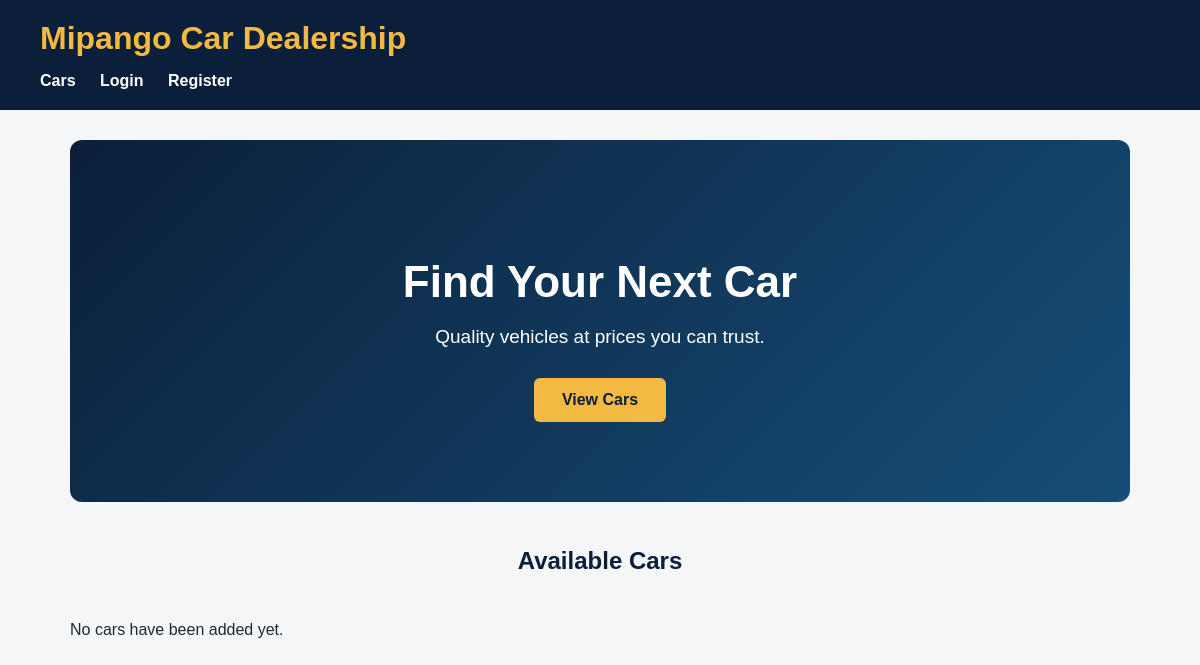
Before: / with the older database file.
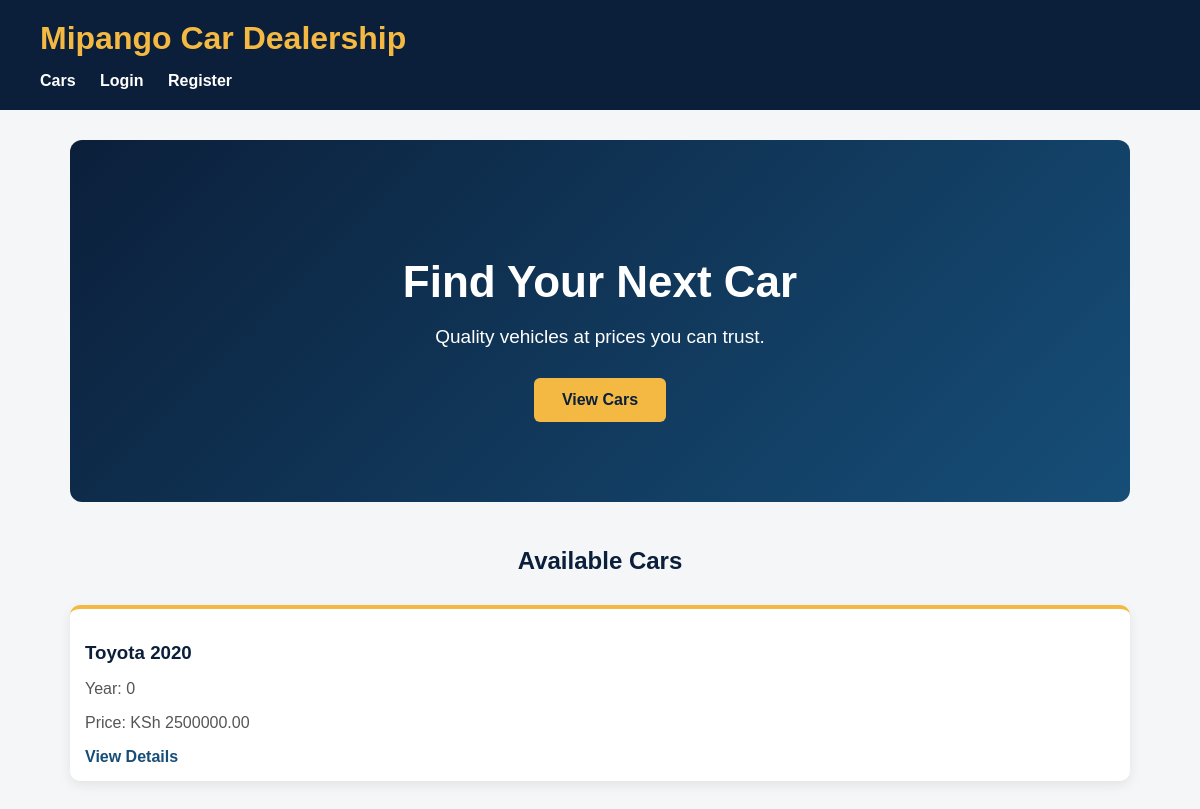
After: the same page with the newer database file.
### cars/models.py (models this page shows, shortened)
class Car(models.Model):
    brand = models.CharField(max_length=100)
    model = models.CharField(max_length=100)
    year = models.PositiveIntegerField()
    price = models.DecimalField(max_digits=12, decimal_places=2)
    description = models.TextField()
    image = models.ImageField(upload_to='cars/', blank=True, null=True)
    date_added = models.DateTimeField(auto_now_add=True)

### cars/views.py (the view)
# urls.py: path('', views.car_list, name='car_list'),
def car_list(request):
    cars = Car.objects.all()
    return render(request, 'cars/car_list.html', {'cars': cars})

### cars/templates/cars/car_list.html (shortened to what this page needs)
{% extends 'cars/base.html' %}
{% block content %}
<section class="hero">
    <h2>Find Your Next Car</h2>
    <p>Quality vehicles at prices you can trust.</p>
    <a href="#cars" class="button">View Cars</a>
</section>
<section class="cars-section" id="cars">
    <h2>Available Cars</h2>
    <div class="car-grid">
        {% for car in cars %}
            <div class="car-card">
                <h3>{{ car.brand }} {{ car.model }}</h3>
                <p>Year: {{ car.year }}</p>
                <p>Price: KSh {{ car.price }}</p>
                <a href="{% url 'car_detail' car.id %}">View Details</a>
            </div>
        {% empty %}
            <p>No cars have been added yet.</p>
        {% endfor %}
    </div>
</section>
{% endblock %}

### cars/templates/cars/base.html (shortened to what this page needs)
<!DOCTYPE html>
<html lang="en">
{% load static %}
<head>
    <link rel="stylesheet" type="text/css" href="{% static 'cars/css/styles.css' %}">
</head>
<body>
    <header>
        <h1>Mipango Car Dealership</h1>
        <nav>
            <a href="{% url 'car_list' %}">Cars</a>
            {% if user.is_authenticated %}
                <a href="{% url 'car_create' %}">Add Car</a>
                <span>Welcome, {{ user.username }}</span>
                <form method="post" action="{% url 'logout' %}" style="display: inline;">
                {% csrf_token %}
                <button type="submit" class="logout-button">Logout</button>
                </form>
                {%else%}
               <a href="{% url 'login' %}">Login</a>
               <a href="{% url 'register' %}">Register</a>
            {% endif %}
        </nav>
    </header>
    <main>
        {% block content %}
        {% endblock %}
    </main>
</body>
</html>

### cars/static/cars/css/styles.css (style rules this page uses)
* { box-sizing: border-box; }
body { margin: 0; font-family: Arial, sans-serif; background-color: #f4f6f8; color: #1f2937; }
header { background-color: #0b1f3a; color: white; padding: 20px 40px; }
header h1 { margin: 0 0 15px; color: #f4b942; }
nav a { color: white; text-decoration: none; margin-right: 20px; font-weight: bold; }
main { max-width: 1100px; margin: 0 auto; padding: 30px 20px; }
.hero { background: linear-gradient(135deg, #0b1f3a, #164e78); color: white; padding: 80px 30px; text-align: center; margin-bottom: 45px; border-radius: 12px; }
.hero h2 { font-size: 44px; margin-bottom: 15px; }
.hero p { font-size: 19px; margin-bottom: 30px; }
.button { display: inline-block; background-color: #f4b942; color: #0b1f3a; padding: 13px 28px; text-decoration: none; font-weight: bold; border-radius: 6px; }
.cars-section h2 { color: #0b1f3a; text-align: center; margin-bottom: 30px; }
.car-grid { display: grid; grid-template-columns: repeat(auto-fit, minmax(250px, 1fr)); gap: 25px; }
.car-card { background-color: white; padding: 15px; border-radius: 10px; box-shadow: 0 4px 12px rgba(0, 0, 0, 0.08); border-top: 4px solid #f4b942; }
.car-card h3 { color: #0b1f3a; margin-bottom: 8px; }
.car-card p { color: #555; }
.car-card a { color: #164e78; text-decoration: none; font-weight: bold; }

Changed rows visible on the page:
added Car: brand "Toyota", model "2020", year "0", price "2500000.00"
Other visible differences:
text no longer shown: "No cars have been added yet."
